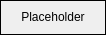
<?xml version="1.0" encoding="UTF-8"?>
<ui version="4.0">
 <class>MessageDialog</class>
 <widget class="QDialog" name="MessageDialog">
  <property name="geometry">
   <rect>
    <x>0</x>
    <y>0</y>
    <width>106</width>
    <height>35</height>
   </rect>
  </property>
  <property name="sizePolicy">
   <sizepolicy hsizetype="Preferred" vsizetype="Preferred">
    <horstretch>0</horstretch>
    <verstretch>0</verstretch>
   </sizepolicy>
  </property>
  <property name="maximumSize">
   <size>
    <width>16777215</width>
    <height>16777215</height>
   </size>
  </property>
  <property name="sizeIncrement">
   <size>
    <width>0</width>
    <height>0</height>
   </size>
  </property>
  <property name="windowTitle">
   <string>Placeholder</string>
  </property>
  <layout class="QVBoxLayout" name="verticalLayout">
   <property name="leftMargin">
    <number>0</number>
   </property>
   <property name="topMargin">
    <number>0</number>
   </property>
   <property name="rightMargin">
    <number>0</number>
   </property>
   <property name="bottomMargin">
    <number>0</number>
   </property>
   <item>
    <widget class="QLabel" name="message">
     <property name="sizePolicy">
      <sizepolicy hsizetype="MinimumExpanding" vsizetype="MinimumExpanding">
       <horstretch>0</horstretch>
       <verstretch>0</verstretch>
      </sizepolicy>
     </property>
     <property name="maximumSize">
      <size>
       <width>300</width>
       <height>16777215</height>
      </size>
     </property>
     <property name="sizeIncrement">
      <size>
       <width>0</width>
       <height>0</height>
      </size>
     </property>
     <property name="frameShape">
      <enum>QFrame::Box</enum>
     </property>
     <property name="text">
      <string>Placeholder</string>
     </property>
     <property name="textFormat">
      <enum>Qt::RichText</enum>
     </property>
     <property name="alignment">
      <set>Qt::AlignCenter</set>
     </property>
     <property name="wordWrap">
      <bool>true</bool>
     </property>
     <property name="margin">
      <number>2</number>
     </property>
     <property name="textInteractionFlags">
      <set>Qt::NoTextInteraction</set>
     </property>
    </widget>
   </item>
  </layout>
 </widget>
 <resources/>
 <connections/>
</ui>
